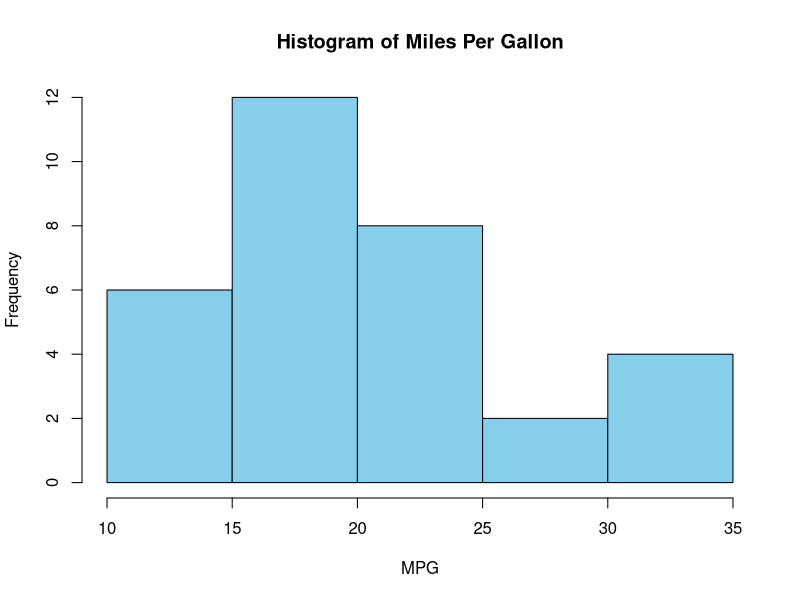
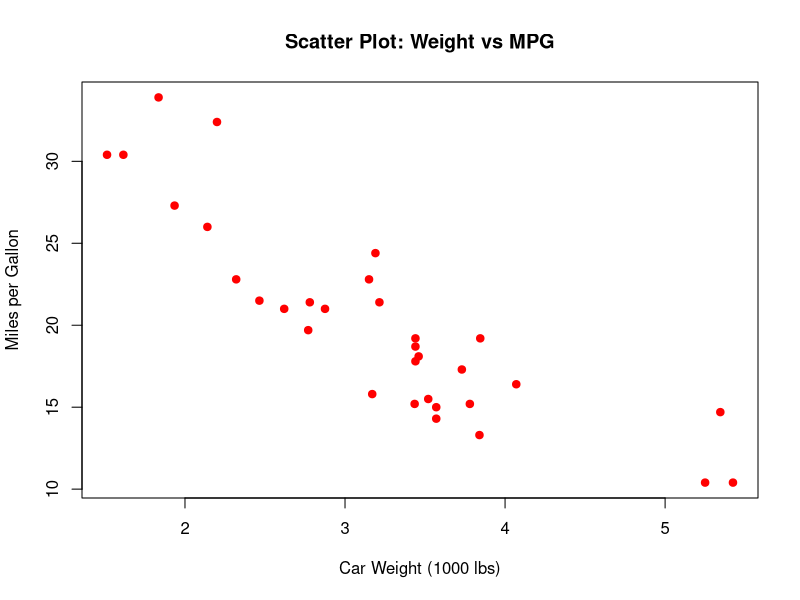
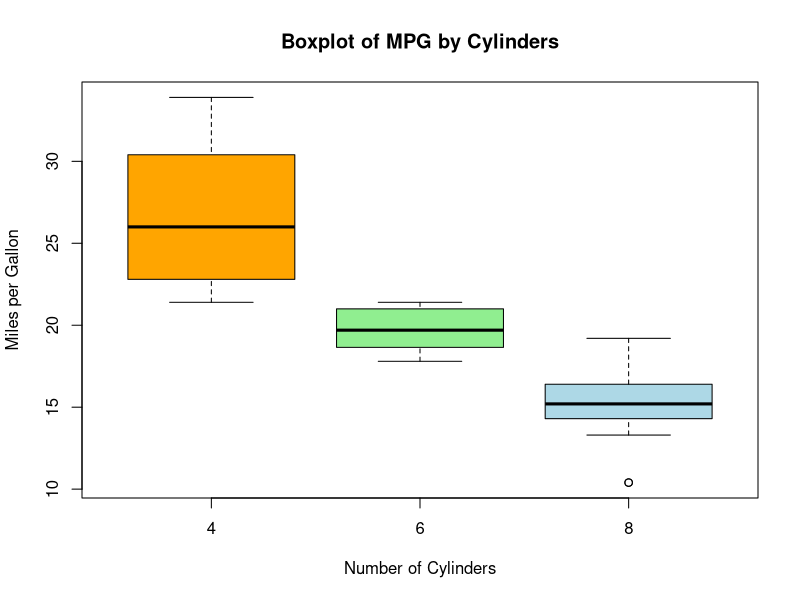
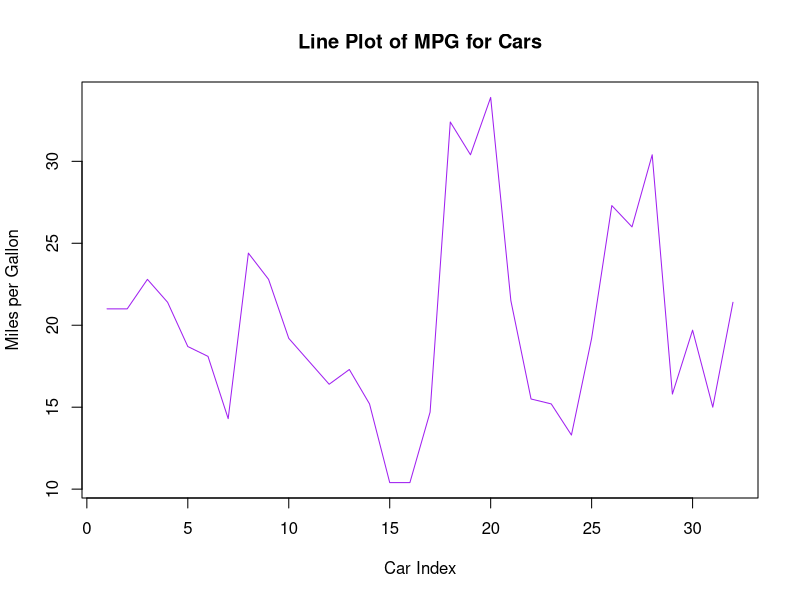
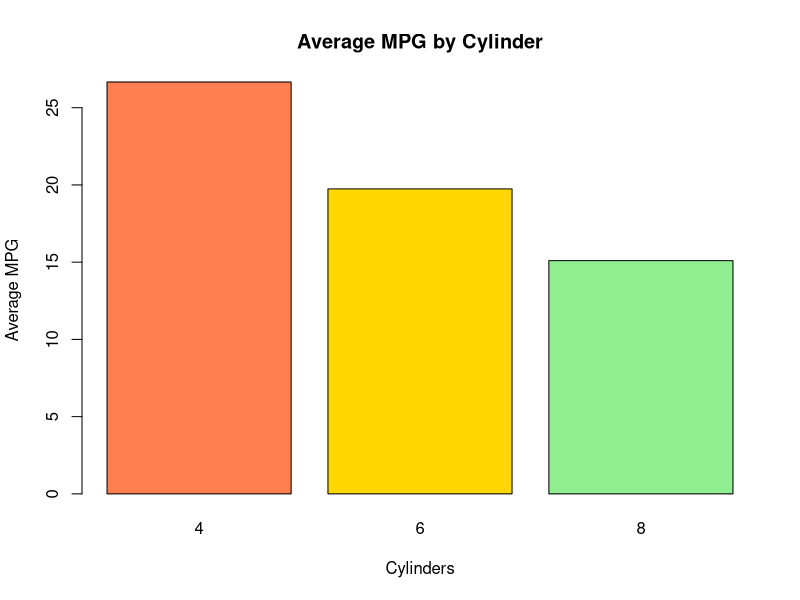

The R source for these figures, in order:
# lab10_TeamX.R
# Team: Team X
# Members: [Names + Roll Nos]
# Dataset: mtcars

# Load data
data("mtcars")

# 1️⃣ Histogram of mpg
hist(mtcars$mpg,
     main = "Histogram of Miles Per Gallon",
     xlab = "MPG",
     col = "skyblue",
     border = "Black")

# 2️⃣ Scatter Plot of wt vs mpg
plot(mtcars$wt, mtcars$mpg,
     main = "Scatter Plot: Weight vs MPG",
     xlab = "Car Weight (1000 lbs)",
     ylab = "Miles per Gallon",
     col = "red",
     pch = 19)

# 3️⃣ Box Plot of mpg by number of cylinders
boxplot(mpg ~ cyl, data = mtcars,
        main = "Boxplot of MPG by Cylinders",
        xlab = "Number of Cylinders",
        ylab = "Miles per Gallon",
        col = c("orange", "lightgreen", "lightblue"))

# 4️⃣ Line Plot of mpg across car index
plot(mtcars$mpg, type = "l",
     main = "Line Plot of MPG for Cars",
     xlab = "Car Index",
     ylab = "Miles per Gallon",
     col = "purple")

# 5️⃣ Bar Plot of mean mpg by cylinder
avg_mpg <- tapply(mtcars$mpg, mtcars$cyl, mean)
barplot(avg_mpg,
        main = "Average MPG by Cylinder",
        xlab = "Cylinders",
        ylab = "Average MPG",
        col = c("coral", "gold", "lightgreen"))

